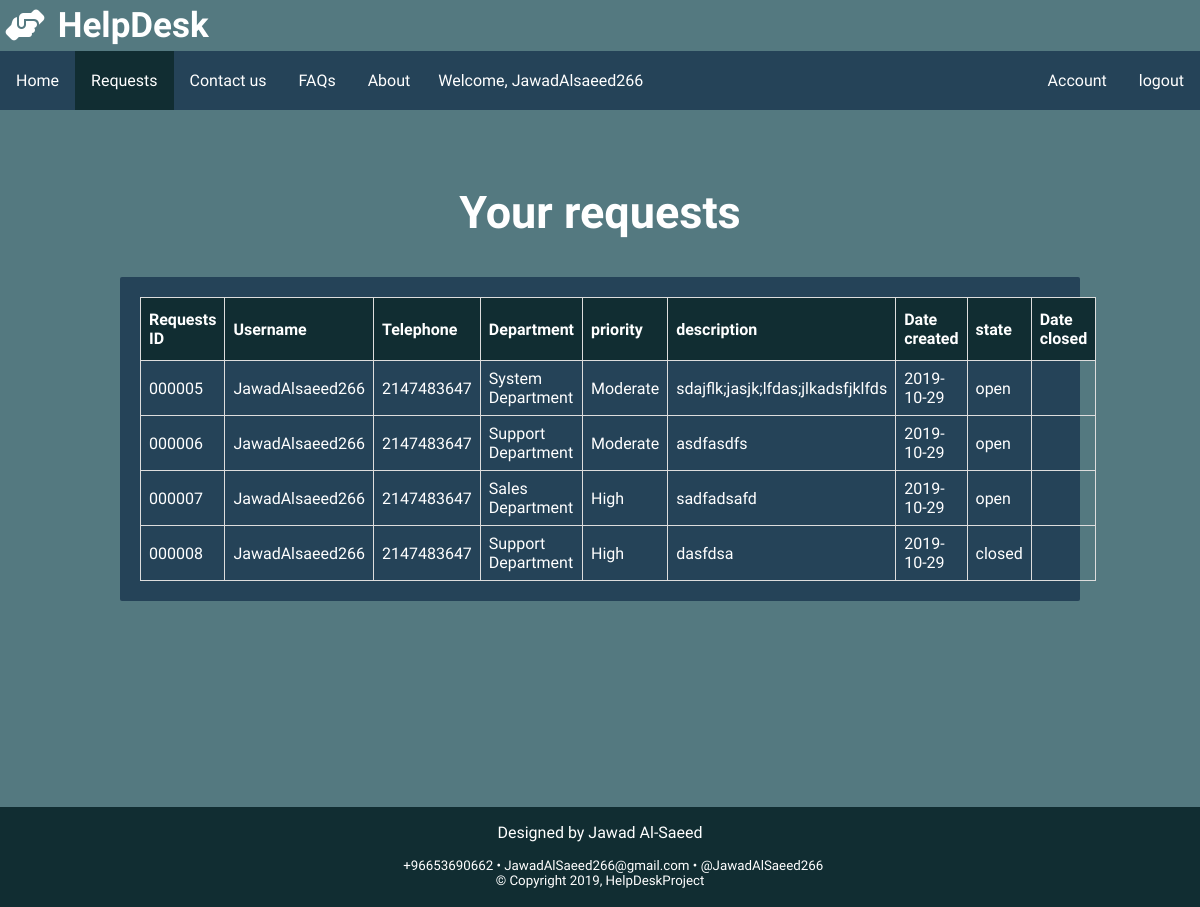
The page /viewRequests.php (signed in) on the database as committed earlier.
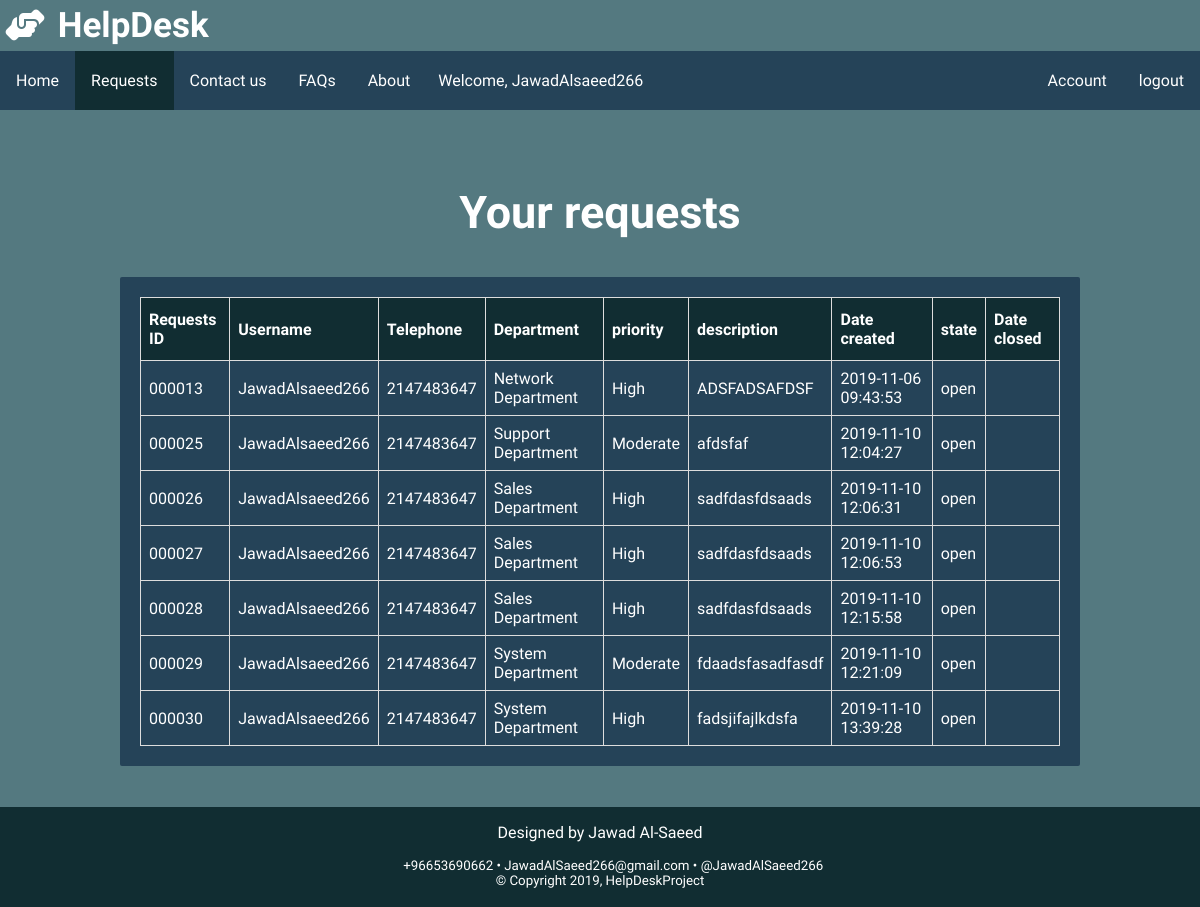
The same page on the database as committed later.
### tables this page shows
CREATE TABLE `requests` (
  `requestID` int(6) UNSIGNED ZEROFILL NOT NULL,
  `uidUsers` varchar(20) NOT NULL,
  `emailUsers` tinytext NOT NULL,
  `telephone` int(13) NOT NULL,
  `department` tinytext NOT NULL,
  `priority` tinytext NOT NULL,
  `title` tinytext NOT NULL,
  `description` longtext NOT NULL,
  `requestCreated` datetime NOT NULL DEFAULT current_timestamp(),
  `state` tinytext NOT NULL DEFAULT 'open',
  `closedOn` datetime DEFAULT NULL,
  `attachment` longblob DEFAULT NULL
);

### viewRequests.php (the view, shortened to what this page needs)
<html>
<head>
    <link href="css/main.css" rel="stylesheet" type="text/css" />
    <link href="css/alerts.css" rel="stylesheet" type="text/css" />
    <link href="css/form.css" rel="stylesheet" type="text/css" />
    <link href="css/table.css" rel="stylesheet" type="text/css" />
</head>
<body>
    <div class="content">
        <div class="title">
            <i class="fas fa-hands-helping fa-2x"></i>
            <h1>&nbsp;HelpDesk</h1>
        </div>
        <div class="header">
            <ul>
                <li><a href="Home.php">Home</a></li>
                <li><a class="active" href="Requests.php">Requests</a></li>
                <li><a href="contactUs.php">Contact us</a></li>
                <li><a href="FAQ.php">FAQs</a></li>
                <li><a href="About.php">About</a></li>
                <li style="float:right">
                    <?php
                        require "tools/session.php";
                    ?>
                </li>
            </ul>
            <br><br>
        </div>
        <br>
        <br>
        <div class="subTitle">
            <center>
                <h1 style="font-size:45px">Your requests</h1>
            </center>
            <br><br>
        </div>
        <div class="container">
            <?php
                $uidUsers = $_SESSION['userUid'];
                $DBConnect = mysqli_connect("localhost","root","");
                $DBName = "helpdeskdb";
                mysqli_select_db($DBConnect,$DBName);
                $QueryString = "SELECT * FROM requests WHERE uidUsers = '$uidUsers'";
                $QueryResult = mysqli_query($DBConnect,$QueryString)
                     Or die("<p> Unable to execute query. </p>"
                     . "<p> Error code  " .  mysqli_errno($DBConnect)
                     .  ": " . mysqli_error($DBConnect)) . "</p>" ;
                echo "<center> <table class='tab'>";
                echo "<tr> <th>Requests ID</th> <th>Username</th> <th>Telephone</th> <th>Department</th> <th>priority</th> <th>description</th> <th>Date created</th> <th>state</th> <th>Date closed</th></tr>";
                while($row = mysqli_fetch_array( $QueryResult )) {
                    echo "<tr> <td>";
                    echo $row['requestID'];
                    echo "</td><td>";
                    echo $row['uidUsers'];
                    echo "</td><td>";
                    echo $row['telephone'];
                    echo "</td><td>";
                    echo $row['department'];
                    echo "</td><td>";
                    echo $row['priority'];
                    echo "</td><td>";
                    echo $row['description'];
                    echo "</td><td>";
                    echo $row['requestCreated'];
                    echo "</td><td>";
                    echo $row['state'];
                    echo "</td><td>";
                    echo "</td></tr>";
                }
                echo "</table></center>";
            ?>
        </div>
    </div>
    <br>
    <br>
    <br>
</body>
</html>
<?php
    require "tools/footer.php";
?>

### tools/session.php (shortened to what this page needs)
<?php
    if (isset($_SESSION['userId'])) {
        echo '<li style="float:right">
                <form action="includes/logout.inc.php" method="post">
                    <button id="log" type="submit" name="logout-submit">logout</button>
                </form>
            <li>';
        $url = $_SERVER["REQUEST_URI"];
        $pos = strrpos($url, "account.php");
        if($pos != false) {
            echo '<li style="float:right"><a class="active" href="account.php">Account</a></li>';
        }
        else{
            echo '<li style="float:right"><a href="account.php">Account</a></li>';
        }
        echo '<div class="session">';
            echo "<p>&nbsp;&nbsp;&nbsp;Welcome, {$_SESSION['userUid']} &nbsp;&nbsp;</p>";
        echo '</div>';
    }
?>

### tools/footer.php
<footer class="footer">
    <p>Designed by Jawad Al-Saeed</p>
    <small>&nbsp;&nbsp;&nbsp;&nbsp;&nbsp;&nbsp;&nbsp; +96653690662 • <a href="mailto:jawadalsaeed266@gmail.com">JawadAlSaeed266@gmail.com</a> • <a href="https://twitter.com/Jawadalsaeed266">@JawadAlSaeed266</a></small>
    <br>
  	<small>&copy; Copyright 2019, HelpDeskProject</small>
</footer>

### css/main.css (style rules this page uses)
body { font-family: 'Oswald', sans-serif; background-color: #547980; color: white; margin: 0px; padding: 0px; }
.content { min-height: 100%; margin: 0 auto -50px; }
#log { font-family: 'Oswald', sans-serif; font-size: 16px; border: none; outline: none; color: white; float: right; background-color: inherit; padding: 20px 16px; }
ul { list-style-type: none; margin: 0; padding: 0; overflow: hidden; background-color: #254358; top: 0; width: 100%; position: -webkit-sticky; position: sticky; top: 0; }
ul li { float: left; }
ul li a { display: block; color: white; text-align: center; padding: 20px 16px; text-decoration: none; font-size: 16px; }
.active { background-color: #112d32; }
div h1 { font-size: 35px; margin: 0; padding: 0; display: inline; }
.title { float: left; padding-right: 5px; padding-top: 5px; padding-bottom: 5px; padding-left: 5px; }
.session { margin-top:20px; margin-left:20px; }
a { text-decoration: none; color: white; }
.footer { font-family: 'Oswald', sans-serif; left: 0; bottom: 100px; width: 100%; color: white; text-align: center; list-style-type: none; margin: 0; padding: 0; overflow: hidden; background-color: #112d32; height: 100px; }
.footer a { color = white; }

### css/form.css (style rules this page uses)
.container { border-radius: 2px; background-color: #254358; padding: 20px; margin-right: 10%; margin-left: 10%; }

### css/table.css (style rules this page uses)
.tab { border-collapse: collapse; width: 100%; }
.tab td, .tab th { border: 1px solid #ddd; padding: 8px; }
.tab th { padding-top: 12px; padding-bottom: 12px; text-align: left; background-color: #112d32; color: white; }

Rows that differ between the two databases and show on the page:
removed requests: requestID "000005", uidUsers "JawadAlsaeed266", telephone "2147483647", department "System Department", priority "Moderate", description "sdajflk;jasjk;lfdas;jlkadsfjklfds", requestCreated "2019-10-29", state "open"
removed requests: requestID "000006", uidUsers "JawadAlsaeed266", telephone "2147483647", department "Support Department", priority "Moderate", description "asdfasdfs", requestCreated "2019-10-29", state "open"
removed requests: requestID "000007", uidUsers "JawadAlsaeed266", telephone "2147483647", department "Sales Department", priority "High", description "sadfadsafd", requestCreated "2019-10-29", state "open"
removed requests: requestID "000008", uidUsers "JawadAlsaeed266", telephone "2147483647", department "Support Department", priority "High", description "dasfdsa", requestCreated "2019-10-29", state "closed"
added requests: requestID "000013", uidUsers "JawadAlsaeed266", telephone "2147483647", department "Network Department", priority "High", description "ADSFADSAFDSF", requestCreated "2019-11-06 09:43:53", state "open"
added requests: requestID "000025", uidUsers "JawadAlsaeed266", telephone "2147483647", department "Support Department", priority "Moderate", description "afdsfaf", requestCreated "2019-11-10 12:04:27", state "open"
added requests: requestID "000026", uidUsers "JawadAlsaeed266", telephone "2147483647", department "Sales Department", priority "High", description "sadfdasfdsaads", requestCreated "2019-11-10 12:06:31", state "open"
added requests: requestID "000027", uidUsers "JawadAlsaeed266", telephone "2147483647", department "Sales Department", priority "High", description "sadfdasfdsaads", requestCreated "2019-11-10 12:06:53", state "open"
added requests: requestID "000028", uidUsers "JawadAlsaeed266", telephone "2147483647", department "Sales Department", priority "High", description "sadfdasfdsaads", requestCreated "2019-11-10 12:15:58", state "open"
added requests: requestID "000029", uidUsers "JawadAlsaeed266", telephone "2147483647", department "System Department", priority "Moderate", description "fdaadsfasadfasdf", requestCreated "2019-11-10 12:21:09", state "open"
added requests: requestID "000030", uidUsers "JawadAlsaeed266", telephone "2147483647", department "System Department", priority "High", description "fadsjifajlkdsfa", requestCreated "2019-11-10 13:39:28", state "open"
